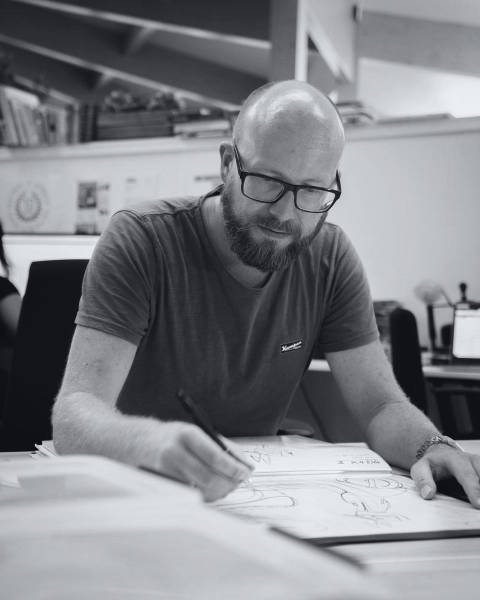
#> input picture assets/fotos/web/ambiente-agencia-criacao-duo-1200.jpg, 960 x 1200 px (shown at 1/2 size)
$ python -i autocontido.py   (imports and definitions only)
#> lines starting #> are read from the running program, lines starting #| are printed output that depends on the picture
#!/usr/bin/env python3
"""Gera a versão AUTOCONTIDA de um HTML da skill: um arquivo único que abre
sozinho (e-mail, WhatsApp, Drive, celular, claude.ai), sem a pasta assets/
e sem gviz.js/gforms.js ao lado.

O que faz:
1. cola gviz.js e gforms.js dentro do próprio HTML;
2. guarda cada imagem de assets/ UMA vez, em data URI, num dicionário no <head>;
3. um script troca todo src/href/srcset que começa com "assets/" pela imagem
   embutida, inclusive nos elementos que os motores criam depois;
4. url(assets/...) do CSS vira data URI direto;
5. embute as fontes do Google Fonts (Newsreader, Hanken Grotesk e IBM Plex Mono)
   em woff2, só os alfabetos latin e latin-ext, dentro da própria <style>: o arquivo
   aberto sem internet (WhatsApp, e-mail) continua com as letras certas. Os woff2
   ficam guardados em assets/fontes/ e servem de reserva quando não há internet.
   As três fontes têm licença SIL Open Font License (podem ser distribuídas).
6. foto embute só a versão leve (assets/fotos/web/, 1200 px; 480 px nas miniaturas)
   e o srcset sai; link de download (href para assets/) e link para outra página
   do pacote viram endereço público https://rafaelnasch.github.io/branding-growai/,
   para o arquivo enviado sozinho não carregar peso de download nem link quebrado.
Blocos <template> e textos de código não são alterados.

7. com Pillow instalado (pip install pillow), foto e imagem grande são recodificadas
   antes de embutir: o brand book fica abaixo de 15 MB, o que passa como anexo de
   e-mail. Sem Pillow funciona igual, com o arquivo maior.

Uso (Python padrão; Pillow opcional):
  python3 autocontido.py                      # gera dist/ com os quatro arquivos
  python3 autocontido.py meu-material.html    # gera dist/meu-material.html
"""
import base64, hashlib, json, mimetypes, os, re, sys, urllib.request

RAIZ = os.path.dirname(os.path.abspath(__file__))
DIST = os.path.join(RAIZ, "dist")
PADRAO = {"brand-book.html": "brand-book-growai.html",
          "deck-template.html": "apresentacao-growai.html",
          "lockup.html": "assinaturas-growai.html",
          "guia-de-uso.html": "guia-de-uso-growai.html"}
RE_ASSET = re.compile(r"assets/[A-Za-z0-9_./-]+?\.(?:png|jpe?g|svg|webp|gif)")
FONTES = os.path.join(RAIZ, "assets", "fontes")
RE_LINK_FONTES = re.compile(r'<link\b[^>]*href="(https://fonts\.googleapis\.com/css2\?[^"]+)"[^>]*>\n?')
RE_PRECONNECT = re.compile(r'<link rel="preconnect" href="https://fonts\.(?:googleapis|gstatic)\.com"[^>]*>\n?')
ALFABETOS = ("latin", "latin-ext")
PUBLICO = "https://rafaelnasch.github.io/branding-growai/"
FOTOS_WEB = os.path.join(RAIZ, "assets", "fotos", "web")
UA = "Mozilla/5.0 (Macintosh; Intel Mac OS X 14_0) AppleWebKit/537.36 (KHTML, like Gecko) Chrome/126.0 Safari/537.36"


def baixa(url, timeout=30):
    return urllib.request.urlopen(urllib.request.Request(url, headers={"User-Agent": UA}), timeout=timeout).read()


# [44 lines left out: function fontes_embutidas, not called in this run]

TROCA = r"""<script>/* imagens embutidas: troca assets/... pela versão em data URI */
(function(){var A=window.__ROYAL_ASSETS=%s;
function url(v){return A[v]||v}
function set(el){if(!el||el.nodeType!==1)return;
 ["src","href","poster","srcset"].forEach(function(a){var d=el.getAttribute("data-asset-"+a);if(d!==null){el.removeAttribute("data-asset-"+a);el.setAttribute(a,a==="srcset"?d.replace(/assets\/[^\s,]+/g,url):url(d))}});
 ["src","href","poster"].forEach(function(a){var v=el.getAttribute(a);if(v&&v.indexOf("assets/")===0&&A[v])el.setAttribute(a,A[v])});
 var x=el.getAttributeNS&&el.getAttributeNS("http://www.w3.org/1999/xlink","href");
 if(x&&x.indexOf("assets/")===0&&A[x])el.setAttributeNS("http://www.w3.org/1999/xlink","xlink:href",A[x]);
 var s=el.getAttribute("srcset");if(s&&s.indexOf("assets/")>-1)el.setAttribute("srcset",s.replace(/assets\/[^\s,]+/g,url));}
function walk(r){set(r);if(r.querySelectorAll)r.querySelectorAll("[src],[href],[srcset],image,[data-asset-src],[data-asset-srcset],[data-asset-href]").forEach(set)}
new MutationObserver(function(ms){ms.forEach(function(m){if(m.type==="attributes")set(m.target);else m.addedNodes.forEach(function(n){if(n.nodeType===1)walk(n)})})})
 .observe(document.documentElement,{subtree:true,childList:true,attributes:true,attributeFilter:["src","href","srcset","xlink:href"]});
document.addEventListener("DOMContentLoaded",function(){walk(document.documentElement)});})();
</script>"""


LEVE = 220 * 1024  # imagem raster acima disso é reduzida (se houver Pillow) antes de embutir


def data_uri(caminho):
    tipo = mimetypes.guess_type(caminho)[0] or "application/octet-stream"
    with open(caminho, "rb") as f:
        dado = f.read()
    foto = "/fotos/web/" in caminho.replace(os.sep, "/")
    if (len(dado) > LEVE or (foto and len(dado) > 40 * 1024)) and tipo in ("image/png", "image/jpeg"):
        try:  # opcional: sem Pillow, embute o arquivo como está
            import io
            from PIL import Image
            im = Image.open(io.BytesIO(dado))
#> im is the input picture: PIL image 960x1200 RGB; mean R, G, B 129.2, 130.8, 135.8
            im.thumbnail((1000, 1000) if foto else (1400, 1400))
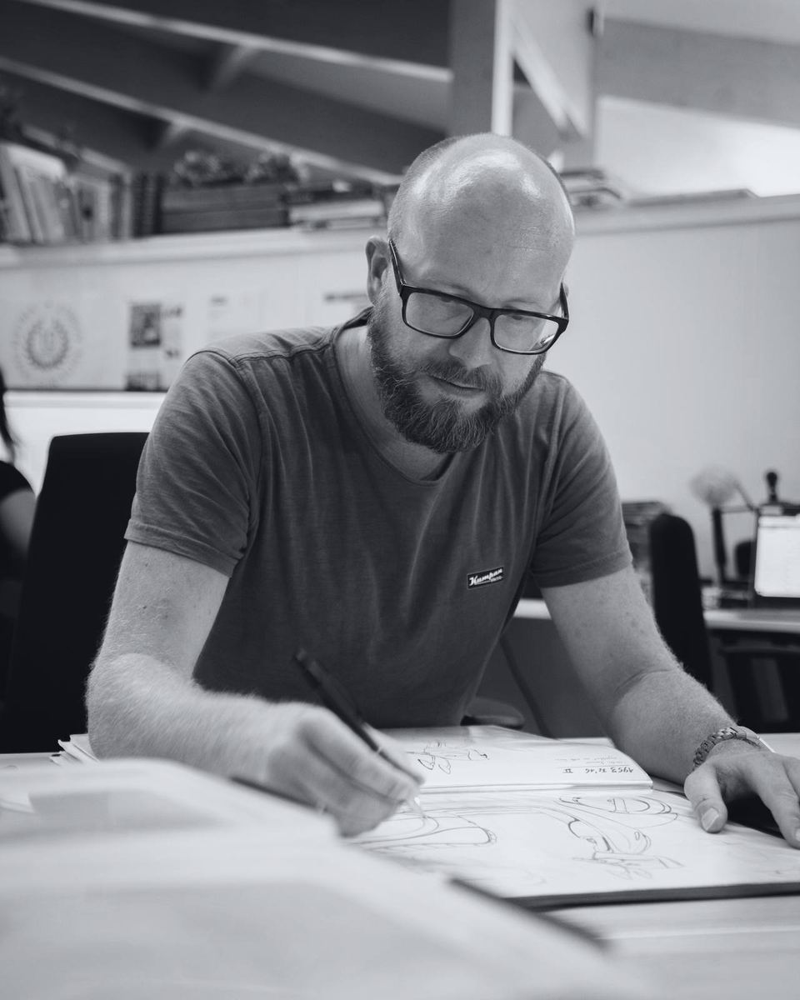
#> im: PIL image 800x1000 RGB; mean R, G, B 129.2, 130.8, 135.8
            saida = io.BytesIO()
            if im.mode in ("RGBA", "LA", "P") and "A" in im.convert("RGBA").getbands() and im.convert("RGBA").getextrema()[3][0] < 255:
                im.convert("RGBA").save(saida, "PNG", optimize=True)
                novo, novo_tipo = saida.getvalue(), "image/png"
            else:
                im.convert("RGB").save(saida, "JPEG", quality=68 if foto else 78, optimize=True, progressive=True)
                novo, novo_tipo = saida.getvalue(), "image/jpeg"
            if len(novo) < len(dado):
                dado, tipo = novo, novo_tipo
        except Exception:
            pass
    return "data:%s;base64,%s" % (tipo, base64.b64encode(dado).decode())


# [79 lines left out: functions foto_leve, enxugar, autocontido, not called in this run]


# [5 lines not run here, left out]

>>> result = data_uri('assets/fotos/web/ambiente-agencia-criacao-duo-1200.jpg')
